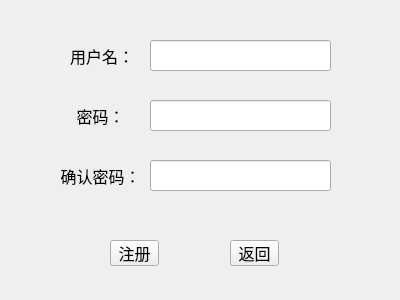
<?xml version="1.0" encoding="UTF-8"?>
<ui version="4.0">
 <class>RegisterW</class>
 <widget class="QDialog" name="RegisterW">
  <property name="geometry">
   <rect>
    <x>0</x>
    <y>0</y>
    <width>400</width>
    <height>300</height>
   </rect>
  </property>
  <property name="windowTitle">
   <string>Dialog</string>
  </property>
  <widget class="QLineEdit" name="name">
   <property name="geometry">
    <rect>
     <x>150</x>
     <y>40</y>
     <width>181</width>
     <height>31</height>
    </rect>
   </property>
   <property name="font">
    <font>
     <family>Microsoft YaHei UI</family>
     <pointsize>12</pointsize>
    </font>
   </property>
  </widget>
  <widget class="QLabel" name="label">
   <property name="geometry">
    <rect>
     <x>70</x>
     <y>40</y>
     <width>64</width>
     <height>31</height>
    </rect>
   </property>
   <property name="font">
    <font>
     <family>Microsoft YaHei UI</family>
     <pointsize>12</pointsize>
    </font>
   </property>
   <property name="text">
    <string>用户名：</string>
   </property>
   <property name="alignment">
    <set>Qt::AlignCenter</set>
   </property>
  </widget>
  <widget class="QLineEdit" name="psd">
   <property name="geometry">
    <rect>
     <x>150</x>
     <y>100</y>
     <width>181</width>
     <height>31</height>
    </rect>
   </property>
   <property name="echoMode">
    <enum>QLineEdit::Password</enum>
   </property>
  </widget>
  <widget class="QLabel" name="label_2">
   <property name="geometry">
    <rect>
     <x>60</x>
     <y>100</y>
     <width>81</width>
     <height>31</height>
    </rect>
   </property>
   <property name="font">
    <font>
     <family>Microsoft YaHei UI</family>
     <pointsize>12</pointsize>
    </font>
   </property>
   <property name="text">
    <string>密码：</string>
   </property>
   <property name="alignment">
    <set>Qt::AlignCenter</set>
   </property>
  </widget>
  <widget class="QLabel" name="label_3">
   <property name="geometry">
    <rect>
     <x>60</x>
     <y>160</y>
     <width>81</width>
     <height>31</height>
    </rect>
   </property>
   <property name="font">
    <font>
     <family>Microsoft YaHei UI</family>
     <pointsize>12</pointsize>
    </font>
   </property>
   <property name="text">
    <string>确认密码：</string>
   </property>
   <property name="alignment">
    <set>Qt::AlignCenter</set>
   </property>
  </widget>
  <widget class="QLineEdit" name="repsd">
   <property name="geometry">
    <rect>
     <x>150</x>
     <y>160</y>
     <width>181</width>
     <height>31</height>
    </rect>
   </property>
   <property name="echoMode">
    <enum>QLineEdit::Password</enum>
   </property>
  </widget>
  <widget class="ErrorLabel" name="name_error">
   <property name="geometry">
    <rect>
     <x>150</x>
     <y>70</y>
     <width>111</width>
     <height>31</height>
    </rect>
   </property>
   <property name="font">
    <font>
     <family>Microsoft YaHei UI</family>
     <pointsize>10</pointsize>
     <weight>50</weight>
     <bold>false</bold>
    </font>
   </property>
   <property name="text">
    <string/>
   </property>
  </widget>
  <widget class="ErrorLabel" name="psd_error">
   <property name="geometry">
    <rect>
     <x>150</x>
     <y>130</y>
     <width>111</width>
     <height>31</height>
    </rect>
   </property>
   <property name="font">
    <font>
     <family>Microsoft YaHei UI</family>
     <pointsize>10</pointsize>
     <weight>50</weight>
     <bold>false</bold>
    </font>
   </property>
   <property name="text">
    <string/>
   </property>
  </widget>
  <widget class="ErrorLabel" name="repsd_error">
   <property name="geometry">
    <rect>
     <x>150</x>
     <y>190</y>
     <width>111</width>
     <height>31</height>
    </rect>
   </property>
   <property name="font">
    <font>
     <family>Microsoft YaHei UI</family>
     <pointsize>10</pointsize>
     <weight>50</weight>
     <bold>false</bold>
    </font>
   </property>
   <property name="text">
    <string/>
   </property>
  </widget>
  <widget class="QToolButton" name="regist">
   <property name="geometry">
    <rect>
     <x>110</x>
     <y>240</y>
     <width>49</width>
     <height>26</height>
    </rect>
   </property>
   <property name="font">
    <font>
     <family>Microsoft YaHei UI</family>
     <pointsize>12</pointsize>
    </font>
   </property>
   <property name="styleSheet">
    <string notr="true"/>
   </property>
   <property name="text">
    <string>注册</string>
   </property>
  </widget>
  <widget class="QToolButton" name="back">
   <property name="geometry">
    <rect>
     <x>230</x>
     <y>240</y>
     <width>49</width>
     <height>26</height>
    </rect>
   </property>
   <property name="font">
    <font>
     <family>Microsoft YaHei UI</family>
     <pointsize>12</pointsize>
    </font>
   </property>
   <property name="text">
    <string>返回</string>
   </property>
  </widget>
 </widget>
 <customwidgets>
  <customwidget>
   <class>ErrorLabel</class>
   <extends>QLabel</extends>
   <header location="global">errorlabel.h</header>
  </customwidget>
 </customwidgets>
 <resources/>
 <connections/>
</ui>
